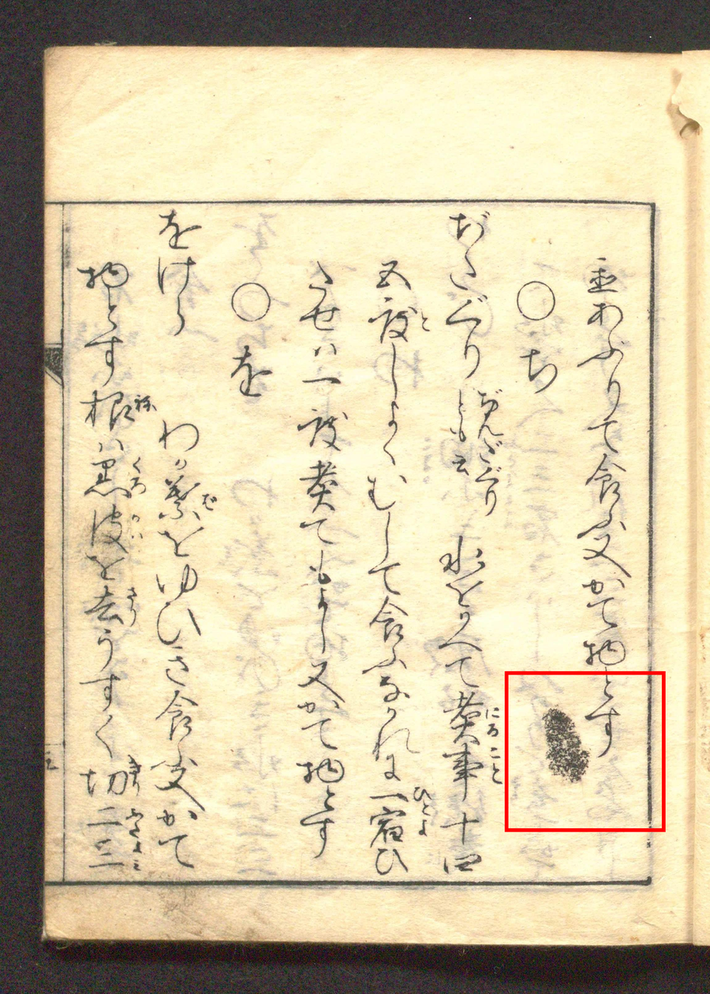
#> input picture research_records/tmp_work/challenge_image_catalog_20261009/05_原ページ位置.png, 710 x 994 px, shrunk from 900 x 1260 before the run
$ python -i 03_add_stain_5types.py   (imports and definitions only)
#> lines starting #> are read from the running program, lines starting #| are printed output that depends on the picture
import os
import glob
import random
import warnings
import numpy as np
import scipy.ndimage as ndi
import pylab
from skimage import io, color
from PIL import Image
import argparse

# 警告を抑制
# [1 line not run here, left out]

# [4 lines left out: function set_seed, not called in this run]
    # 必要に応じて以下のツールに影響を与えないよう設定
    # imgaugや他の乱数生成器を使用している場合はここに追加


# ---------------------------------------------------------
# 損傷付与関数の定義 (提供されたコードベース)
# ---------------------------------------------------------

def random_blobs(shape, blobdensity=3e-4, size=39, roughness=2.0):
    from random import randint
    h, w = shape
    numblobs = int(blobdensity * w * h)
    mask = np.zeros((h, w), 'i')
    for i in range(numblobs):
        mask[randint(0, h-1), randint(0, w-1)] = 1
    dt = ndi.distance_transform_edt(1-mask)
    mask =  np.array(dt < size, 'f')
    mask = ndi.gaussian_filter(mask, size/(2*roughness))
    mask -= np.amin(mask)
    mask /= np.amax(mask)
    noise = pylab.rand(h, w)
    noise = ndi.gaussian_filter(noise, size/(2*roughness))
    noise -= np.amin(noise)
    noise /= np.amax(noise)
    return np.array(mask * noise > 0.5, 'f')

# [8 lines left out: function random_ghost, not called in this run]

def random_stain(img, severity=0.5):
#> called with severity = 0.5
    if len(img.shape) == 3:
        H,W,C = img.shape
#> H = 994; W = 710; C = 3
    else:
        H,W = img.shape
        img = img[:,:,None]
        C = 1

    # 汚れの形状（マスク）を作成 (0.0 ~ 1.0)
    # severityを使って汚れの密度や大きさを調整しても良いですが、
    # ここでは元のロジックのまま 3e-4, 30 を使用します
    stain_pos = random_blobs((H,W), 3e-4, 30)

    # 汚れの色をランダム決定
    r_rand = np.random.randint(128,169)
    g_rand = np.random.randint(128,169)
    b_rand = np.random.randint(128,169)

    # 汚れ画像を作成
    stain_color = np.zeros((H,W,3), dtype=np.float32)
    stain_color[:,:,0] = r_rand
    stain_color[:,:,1] = g_rand
    stain_color[:,:,2] = b_rand

    # マスクの次元を合わせる (H,W) -> (H,W,1)
    mask = stain_pos[..., None]

    # 【修正点】
    # 元の画像(img)と汚れ(stain_color)を、マスクを使って合成します。
    # maskが1の部分は汚れの色になり、0の部分は元の画像になります。
    # これにより、文字の有無に関係なく汚れが上書きされます。
    img = img.astype(np.float32)
    img_stain = img * (1 - mask) + stain_color * mask
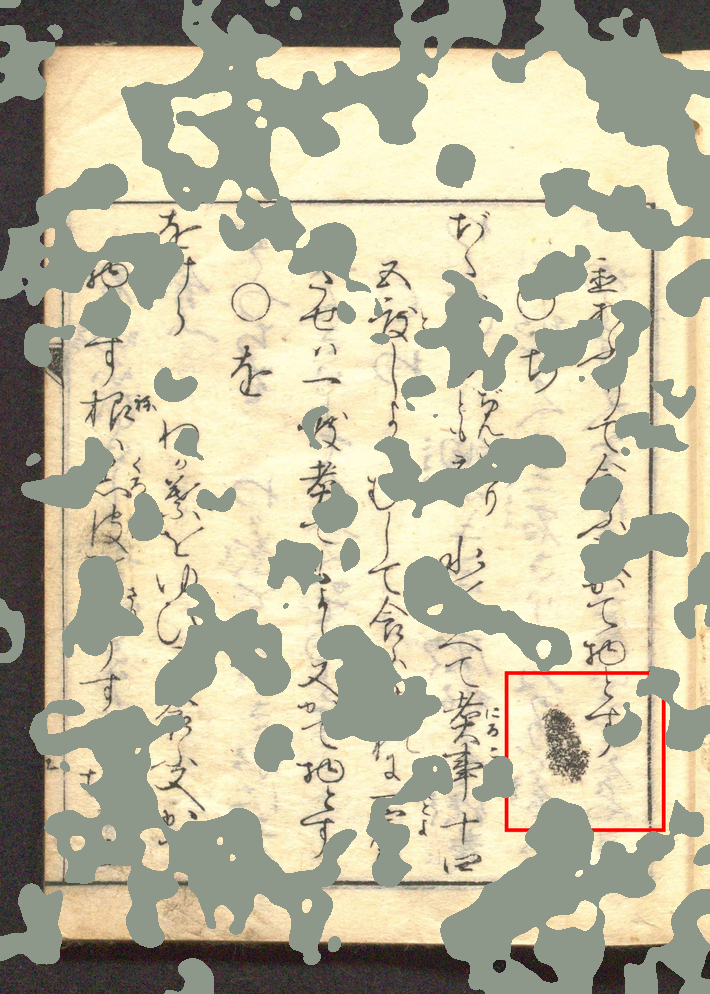
#> img_stain: shape (994, 710, 3) float32; mean R, G, B 188.5, 182.7, 156.2

    img_stain = (np.clip(img_stain, 0, 255)).astype(np.uint8)

    # マスクも返す (可視化や学習用)
    return img_stain, mask

# [168 lines left out: functions random_transparent_stain, random_missing, random_scratch, process_images, process_splits, not called in this run]

# ---------------------------------------------------------
# 実行設定
# ---------------------------------------------------------

# [18 lines not run here, left out]

>>> import cv2
>>> picture = cv2.cvtColor(cv2.imread('../../../../research_records/tmp_work/challenge_image_catalog_20261009/05_原ページ位置.png'), cv2.COLOR_BGR2RGB)
>>> result = random_stain(picture)

$ run again, on research_records/tmp_work/challenge_image_catalog_20261009/07_原ページ位置.png
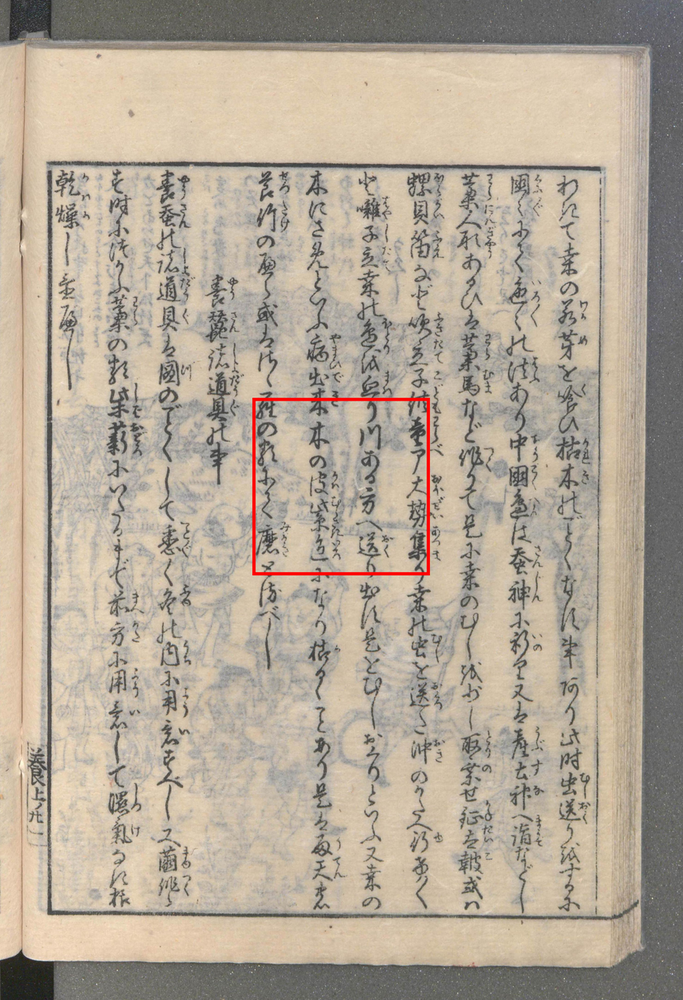
#> input picture research_records/tmp_work/challenge_image_catalog_20261009/07_原ページ位置.png, 683 x 1000 px, shrunk from 888 x 1300 before the run
#> in random_stain, `img_stain = img * (1 - mask) + stain_color * mask`:
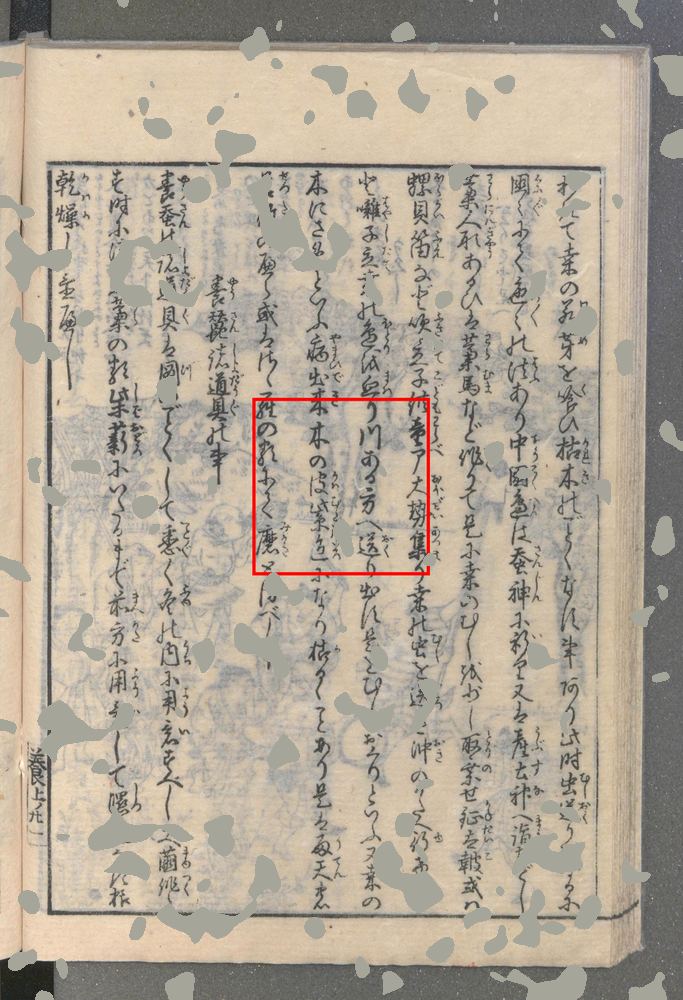
#> img_stain: shape (1000, 683, 3) float32; mean R, G, B 177.7, 167.1, 151.7
